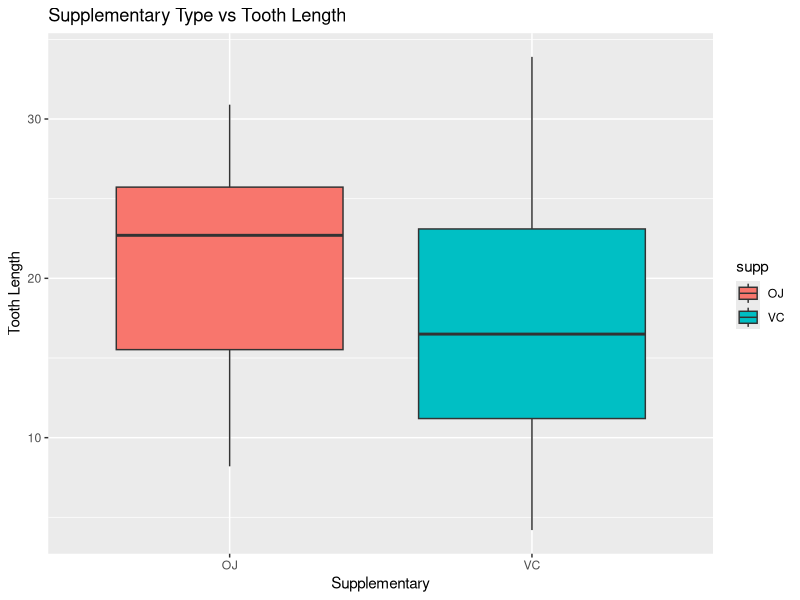
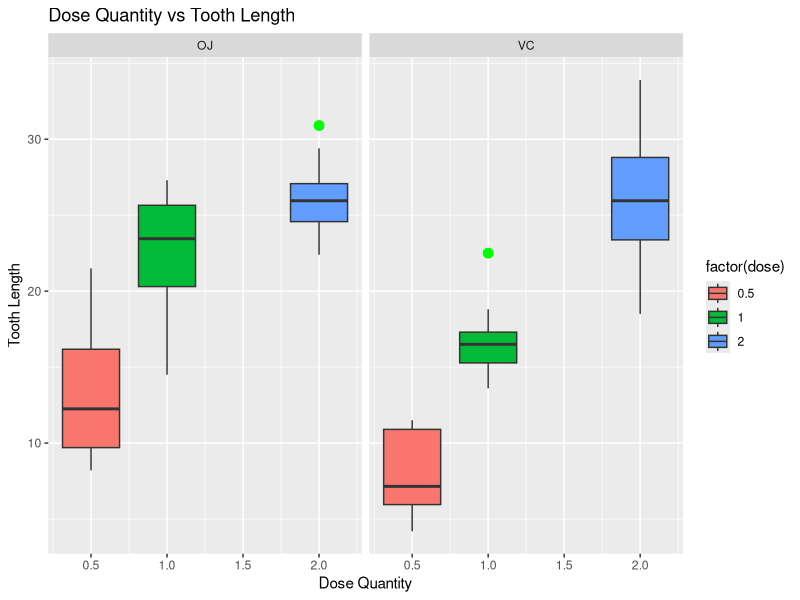

Here is the R script that generated these plots, in order:
## ---- chunk 1
# Load necessary library
library(ggplot2)
library(datasets)
## ---- chunk 2
df <- data.frame(ToothGrowth)
str(df)
## ---- chunk 3
summary(df)
## ---- chunk 4
df.len = data.frame(split(df, df$supp))
head(df.len)
## ---- chunk 5
ggplot(data=df, aes(x=supp, y=len)) + 
  geom_boxplot(aes(fill=supp), outlier.colour = "green", outlier.size = 3) + 
  labs(title="Supplementary Type vs Tooth Length", x="Supplementary", y="Tooth Length")
## ---- chunk 6
p <- ggplot(data=df, aes(x=dose, y=len)) + 
  geom_boxplot(aes(fill=factor(dose)), outlier.colour = "green", outlier.size = 3) + 
  labs(title="Dose Quantity vs Tooth Length", x="Dose Quantity", y="Tooth Length")
p + facet_grid(. ~ supp)
## ---- chunk 7
sapply(split(df$len, df$supp), var)
## ---- chunk 8
t.test(df.len$VC.len, df.len$OJ.len, paired=FALSE, var.equal=FALSE)
## ---- chunk 9
t.test(df.len$OJ.len, df.len$VC.len, paired=FALSE, var.equal=FALSE, alternative = "greater")
## ---- chunk 10
t.test(df$len[df$dose==1], df$len[df$dose==0.5], paired = FALSE, var.equal = TRUE)
## ---- chunk 11
t.test(df$len[df$dose==2], df$len[df$dose==1], paired = FALSE, var.equal = TRUE)
